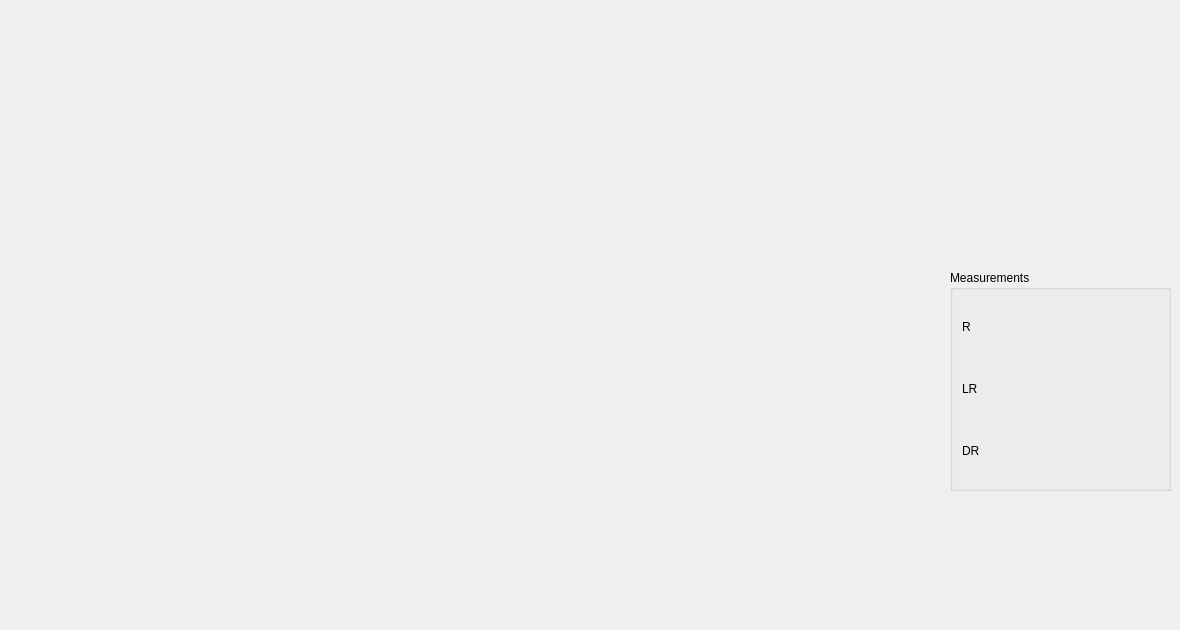
    <widget class="QWidget" name="tabResults">
     <attribute name="title">
      <string>Results</string>
     </attribute>
     <widget class="QLabel" name="lblResults">
      <property name="geometry">
       <rect>
        <x>20</x>
        <y>20</y>
        <width>831</width>
        <height>601</height>
       </rect>
      </property>
      <property name="text">
       <string/>
      </property>
     </widget>
     <widget class="QGroupBox" name="groupBox">
      <property name="geometry">
       <rect>
        <x>950</x>
        <y>270</y>
        <width>221</width>
        <height>221</height>
       </rect>
      </property>
      <property name="styleSheet">
       <string notr="true">font: 700 14pt &quot;Verdana&quot;;</string>
      </property>
      <property name="title">
       <string>Measurements</string>
      </property>
      <layout class="QGridLayout" name="gridLayout">
       <item row="0" column="0">
        <widget class="QLabel" name="label_11">
         <property name="styleSheet">
          <string notr="true">font: 700 12pt &quot;Verdana&quot;;</string>
         </property>
         <property name="text">
          <string>R</string>
         </property>
        </widget>
       </item>
       <item row="3" column="0">
        <widget class="QLabel" name="label_7">
         <property name="styleSheet">
          <string notr="true">font: 700 12pt &quot;Verdana&quot;;</string>
         </property>
         <property name="text">
          <string>DR</string>
         </property>
        </widget>
       </item>
       <item row="2" column="0">
        <widget class="QLabel" name="label_12">
         <property name="styleSheet">
          <string notr="true">font: 700 12pt &quot;Verdana&quot;;</string>
         </property>
         <property name="text">
          <string>LR</string>
         </property>
        </widget>
       </item>
       <item row="0" column="1">
        <widget class="QLabel" name="lblR">
         <property name="text">
          <string/>
         </property>
        </widget>
       </item>
       <item row="2" column="1">
        <widget class="QLabel" name="lblLR">
         <property name="text">
          <string/>
         </property>
        </widget>
       </item>
       <item row="3" column="1">
        <widget class="QLabel" name="lblDR">
         <property name="text">
          <string/>
         </property>
        </widget>
       </item>
      </layout>
     </widget>
     <widget class="QLabel" name="lblScannerNameResults">
      <property name="geometry">
       <rect>
        <x>948</x>
        <y>170</y>
        <width>221</width>
        <height>20</height>
       </rect>
      </property>
      <property name="styleSheet">
       <string notr="true">font: 700 16pt &quot;Verdana&quot;;</string>
      </property>
      <property name="text">
       <string/>
      </property>
      <property name="wordWrap">
       <bool>true</bool>
      </property>
     </widget>
    </widget>
